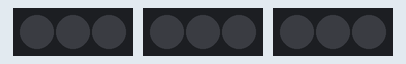
Bench run of a sketch on a simulated Arduino Uno, built with avr-gcc and run on an emulated ATmega328P. On the bench: 3 × 3 RGB LEDs in strip order, left to right. Dim RGB values are drawn brighter than linear; random numbers use the default seed unless the sketch sets one.

Above: at 0.1 s.
At 4.1 s:
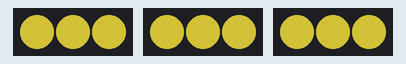
At 9.1 s:
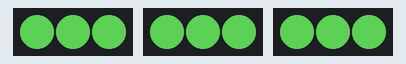
At 19.6 s:
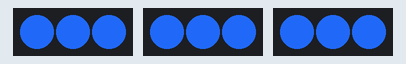
At 29.1 s:
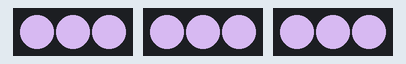
At 39.2 s:
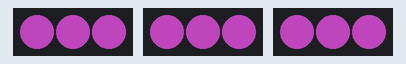
Timing chart, 0 to 40.0 s (numbered marks = the images above):
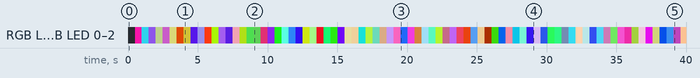

The sketch:

oribokit-LED-RGB.ino
```cpp
// Library Required
// Author: Daniel Garcia
// https://github.com/FastLED/FastLED
// Originally compiled with Version 3.4.0, also works with 3.5.0
// To install GO Tools > Manage Libraries
// Search for FastLED and install!

#include "FastLED.h"

// LED VARIABLES
#define LED_PIN_1   10                                    // PWM PB6 D10 pin connected to LED data 1
#define LED_PIN_2   5                                     // PWM PC6 D5  pin connected to LED data 2
#define LED_PIN_3   13                                    // PWM PC7 D13 pin connected to LED data 3
#define NUM_LEDS_1  3                                     // LEDs connected to each pin
#define NUM_LEDS_2  3                                     // LEDs connected to each pin
#define NUM_LEDS_3  3                                     // LEDs connected to each pin
#define LED_TYPE    WS2812                                // chip type of LED
#define COLOR_ORDER GRB                                   // colour order of LEDs
#define HUE_HI      180                                   // in HSV space the highest hue value mapped to average sensor value
#define HUE_LO      0                                     // in HSV space the lowest hue value mapped to average sensor value
int hue             = 0;                                  // Hue value used in HSV colours, variable
CRGB leds_1[NUM_LEDS_1];                                  // CRGB object 1 needed for FastLED library
CRGB leds_2[NUM_LEDS_2];                                  // CRGB object 2 needed for FastLED library
CRGB leds_3[NUM_LEDS_2];                                  // CRGB object 3 needed for FastLED library

// COLOUR VARIABLES
int R = 0;
int G = 0;
int B = 0;

void setup() {
  // set up the three FASTLED channels
  // this syntax is complex, and honestly there is no reason to understand it unless we are using different LED strips
  FastLED.addLeds<LED_TYPE, LED_PIN_1, COLOR_ORDER>(leds_1, NUM_LEDS_1).setCorrection( TypicalLEDStrip );
  FastLED.addLeds<LED_TYPE, LED_PIN_2, COLOR_ORDER>(leds_2, NUM_LEDS_2).setCorrection( TypicalLEDStrip );
  FastLED.addLeds<LED_TYPE, LED_PIN_3, COLOR_ORDER>(leds_3, NUM_LEDS_3).setCorrection( TypicalLEDStrip );
}

void loop() {

  // let's make a random RGB color
  R = random(255);
  G = random(255);
  B = random(255);

  // 1.  loop through all of the LEDs connected to panel RGB1
  int i;
  for (i=0; i<NUM_LEDS_1; i++)
  {
    // set hue, SATURATION, BRIGHTNESS
    leds_1[i] = CRGB(R, G, B);
  }

  // 2.  loop through all of the LEDs connected to panel RGB2
  for (i=0; i<NUM_LEDS_2; i++)
  {
    // set hue, SATURATION, BRIGHTNESS
    leds_2[i] = CRGB(R, G, B);
  }
  // 3.  loop through all of the LEDs connected to panel RGB3
  for (i=0; i<NUM_LEDS_3; i++)
  {
    // set hue, SATURATION, BRIGHTNESS
    leds_3[i] = CRGB(R, G, B);
  }
  // lastly let's update the LEDs
  delay(500);
  FastLED.show();

  Serial.print(R);    // print the R value
  Serial.print("\t"); // print a tab space
  Serial.print(G);    // print the G value
  Serial.print("\t"); // print a tab space
  Serial.println(B);  // print the B value

}
```

Measured:
- by itself, RGB LED 0–2, RGB LED 0–2, RGB LED 0–2: off → RGB(232, 19, 158) at 0.50 s, → RGB(38, 175, 197) 0.50 s later, → RGB(114, 68, 188) 0.50 s later, → RGB(109, 120, 80) 0.50 s later, … (79 changes in this stretch)
